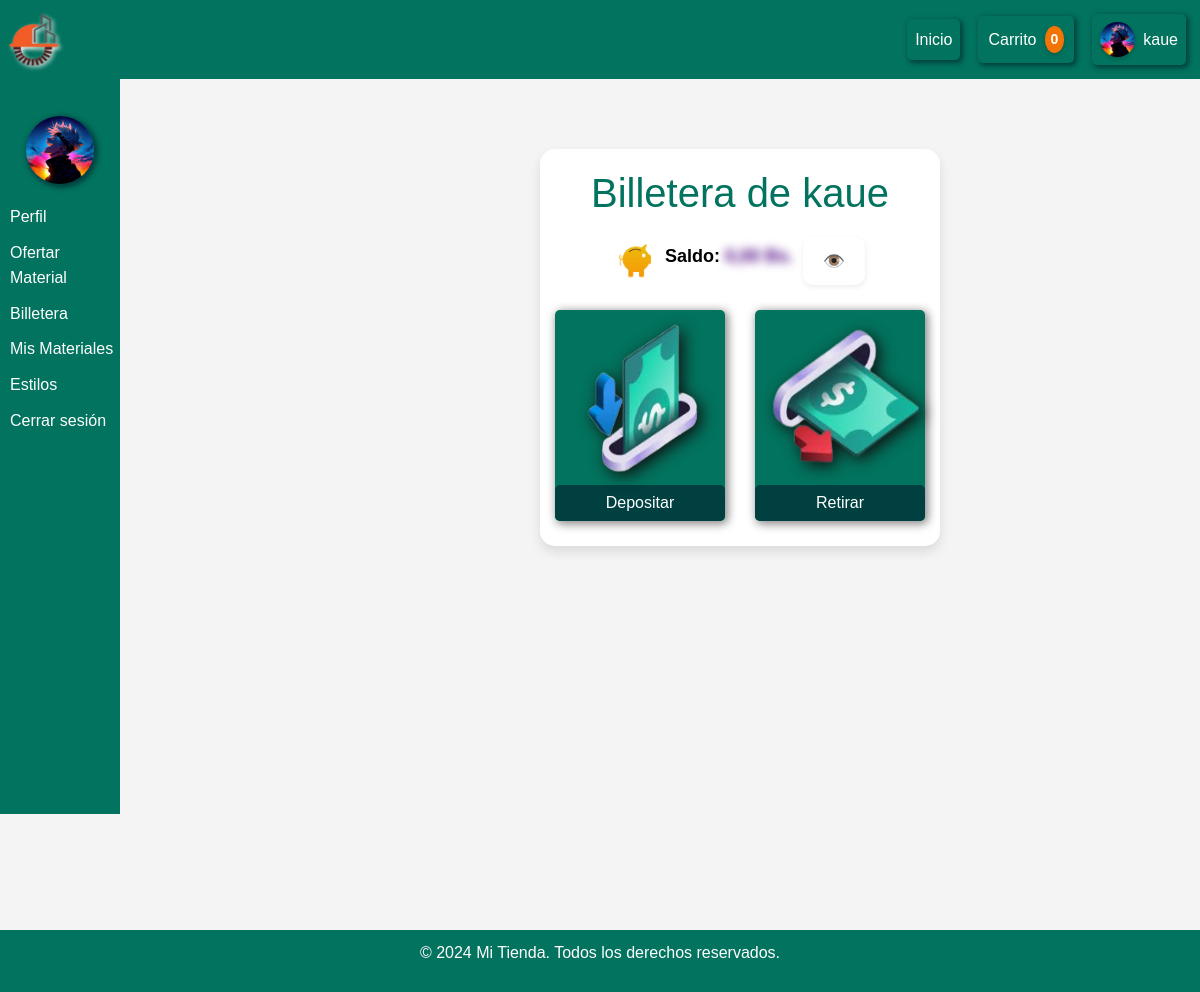
Page /billetera/ (signed in) on the committed database.
### sitioWeb/models.py (models this page shows, shortened)
class Usuario(models.Model):
    idUsuario = models.AutoField(primary_key=True,null= False ,blank=False)  # Identificador único del usuario
    nombre = models.CharField(max_length=100,null= False ,blank=False)  # Nombre del usuario
    contraseña = models.CharField(max_length=100,null= False ,blank=False,default='00000000')  # Contraseña del usuario
    correo = models.EmailField(unique=True,null= False ,blank=False,)  # Correo único
    celular = models.CharField(max_length=15, null=True, blank=True)  # Campo nuevo para celular
    foto = models.ImageField(upload_to='fotos/', blank=True, null=True)  # Foto de perfil
    fecha_creacion = models.DateTimeField(auto_now_add=True)  # Fecha y hora de creación
    estadoUsuario = models.BooleanField(default=True)  # Estado del usuario (habilitado o no)
    billetera = models.DecimalField(max_digits=10, decimal_places=2, default=0)  # Saldo de la billetera, por defecto 0
    class Meta:
        db_table = "Usuarios"
        verbose_name = "Usuario"
        verbose_name_plural = "Usuarios"

### sitioWeb/views.py (the view, shortened to what this page needs)
# urls.py: path('billetera/', billetera_view, name='billetera'),
def billetera_view(request):
    user_id = request.session.get('user_id')
    if not user_id:
        return redirect('login')
    usuario = get_object_or_404(Usuario, idUsuario=user_id)
    carritos = CarritoProducto.objects.filter(usuario=usuario, producto__estado_producto=True)
    cantidad_carrito = carritos.count()
    colores_personalizados = PersonalizarColores.objects.filter(usuario_id=user_id).first()
    config_logo = ConfiguracionLogo.objects.first()
    return render(request, 'billetera.html', {
        'user': usuario,
        'saldo': usuario.billetera,
        'carritos': carritos,
        'cantidad_carrito': cantidad_carrito,
        'is_profile_page': True,
        'config_logo': config_logo,
        'temitas': colores_personalizados,
        'user_id': user_id,
    })

### sitioWeb/templates/billetera.html (shortened to what this page needs)
{% extends 'base.html' %}
{% load static %}
{% block contenidos %}
{% include 'barraPerfil.html' %}
<div class="containerPadre" >
    <div class="containerr">
        <h1>Billetera de {{ user.nombre }}</h1>
        <div class="saldo-container">
               <img id="chanchito-img" src="{% static 'saldoRE.png' %}" alt="Chanchito" width="40" height="40">
               <h2>Saldo: <span id="saldo" class="oculto">{{ user.billetera }} Bs.</span></h2>
               <button id="toggle-saldo" onclick="toggleSaldo()">👁️</button>
        </div>
        <div class="acciones">
            <div class="accion">
                <img src="{% static 'depositar.png' %}" alt="Depositar"  onclick="activarInput('deposito-input')" >
                <button class="accion-btn" onclick="activarInput('deposito-input')">Depositar</button>
            </div>
            <div class="accion">
                <img src="{% static 'retirarRE.png' %}" alt="Retirar"  onclick="activarInput('retiro-input')">
                <button class="accion-btn" onclick="activarInput('retiro-input')">Retirar</button>
            </div>
        </div>
    </div>
</div>
{% endblock %}

### sitioWeb/templates/barraNavegacion.html (shortened to what this page needs)
{% load static %}
<nav class="navbar">
    <div class="logo">
        <a href="{% url 'base' %}">
            {% if config_logo and config_logo.logo %}
                <img src="{{ config_logo.logo.url }}" alt="Logo" class="logo-img">
            {% else %}
                <img src="{% static 'LogoIS_Oficial.png' %}" alt="Logo" class="logo-img">
            {% endif %}
        </a>
    </div>
    <div class="nav-links" id="navLinks">
        <a href="{% url 'base' %}" class="nav-link">Inicio</a>
         <div class="dropdown">
            <button class="dropbtn">Carrito <span id="carrito-contador">{{ cantidad_carrito }}</span></button>
        </div>
                {% if request.session.user_id %}
                <a href="{% url 'perfil' %}" class="nav-link">
                    {% if user.foto %}
                        <img src="{{ user.foto.url }}" alt="Foto de perfil" class="profile-img">
                    {% else %}
                        <img src="{% static 'default-profile.png' %}" alt="Foto de perfil" class="profile-img">
                    {% endif %}
                    {{ user.nombre }}
                </a>
                {% else %}
                    <a href="#" class="nav-link" id="loginBtn">
                        <img src="{% static 'default-profile.png' %}" alt="Perfil" class="profile-img">
                        Iniciar Sesión
                    </a>
                {% endif %}
    </div>
</nav>

### sitioWeb/templates/barraPerfil.html (shortened to what this page needs)
{% load static %}
<link rel="stylesheet" href="{% static 'personalizar.css' %}">
<div class="menu-perfil">
    <img id="previewed" src="{% if user.foto %}{{ user.foto.url }}{% else %}https://via.placeholder.com/150{% endif %}" alt="Foto de Perfil">
    <ul class="lista-perfil">
        <li><a href="{% url 'perfil' %}">Perfil</a></li>
        <li><a href="{% url 'ofertar' %}" class="ofertarMa"> Ofertar Material</a></li>
        <li><a href="{% url 'billetera' %}">Billetera</a></li>
        <li><a href="{% url 'mis_materiales' %}">Mis Materiales</a></li>
        <li><a href="#" id="openVentanaEstilos">Estilos</a></li>
        <li><a href="{% url 'logout' %}" id= "cerrarSesionPerfil" class="logoutS">Cerrar sesión</a></li>
    </ul>
</div>

### sitioWeb/static/styles.css (style rules this page uses)
:root { --primary-color: #02735E; --secondary-color: #014040; --tertiary-color:#F27405; --text-color: #333; --background-color: #f4f4f4; --white: #ffffff; --cancelarColor:#6c757d; --cancelarHover:#495057; --cancelarActive:#5a6268; --eliminarColor:#dc3545; --eliminarHover:#b51e2a; --eliminarActive:#c82333; }
* { margin: 0; padding: 0; box-sizing: border-box; }
body { margin: 0; padding: 0; font-family: Arial, sans-serif; line-height: 1.6; color: var(--text-color); background-color: var(--background-color); padding-bottom: 3em; position: relative; min-height: 100vh; overflow-x: hidden; }

### sitioWeb/static/perfil.css (style rules this page uses)
.menu-perfil { width: 12%; background-color: var(--primary-color); padding-top: 10px; height: calc(100vh - 60px); position: fixed; top: 74px; left: 0; z-index: 1; color: #fff; }
.menu-perfil img { width: 4.25rem; height: 4.25rem; border-radius: 50%; display: block; margin: 0 auto 20px auto; object-fit: cover; box-shadow:2px 2px 5px 2px var(--secondary-color); margin-top: 2rem; }
.lista-perfil { list-style-type: none; padding: 0px; }
.lista-perfil li { margin-bottom: 10px; width: 100%; box-sizing: border-box; }
.lista-perfil li a { color: #fff; text-decoration: none; display: block; padding-left: 10px; width: 100%; box-sizing: border-box; }
.modal-content h3,h2 { color: var(--white); }
.logoutS { text-decoration: none; background-color: var(--primary-color); color: var(--white); }
@media (min-width: 1024px) { .menu-perfil { position: fixed; width: 10%; height: calc(100vh - 60px); left:0; } }

### sitioWeb/static/ofertar.css (style rules this page uses)
h1 { color: var(--secondary-color); text-align: center; margin-bottom: 20px; }

### sitioWeb/static/barraNavegacion.css (style rules this page uses)
.navbar { position: fixed; top: 0%; width: 100%; background-color: var(--primary-color); display: flex; justify-content: space-between; align-items: center; padding: 0.5%; color: var(--white); z-index: 1000; }
.logo-img { width: 60px; height: 60px; filter: drop-shadow(2px 2px 2px white); }
.nav-links { display: flex; gap: 10px; align-items: center; }
.nav-link { display: flex; padding: 0.5rem 0.5rem; margin: 0.5rem; height: auto; background-color: var(--primary-color); box-shadow: 2px 2px 5px 1px var(--secondary-color); border: none; color: var(--white); justify-content: center; align-items: center; text-decoration: none; cursor: pointer; border-radius: 5px; transition: all 0.5s; }
.profile-img { width: 35px; height: 35px; border-radius: 50%; object-fit: cover; margin-right: 8px; box-shadow: 0 2px 4px rgba(0, 0, 0, 0.2); }

### sitioWeb/static/carritoDesplegable.css (style rules this page uses)
.dropdown { position: relative; display: inline-block; }
.dropbtn { background-color: var(--primary-color); color: var(--white); padding: 10px 10px ; font-size: 16px; height: auto; border: none; cursor: pointer; border-radius: 5px; box-shadow: 2px 2px 5px 1px var(--secondary-color); transition: all 0.3s ease; display: flex; align-items: center; justify-content: center; width: 100%; }
.dropdown { position: relative; }
button.dropbtn span { background-color: var(--tertiary-color) !important; color: var(--white) !important; font-weight: bold; font-size: 14px; padding: 2px 6px; border-radius: 50%; margin-left: 8px; margin-right: 0px; box-shadow: 0px 2px 4px rgba(0, 0, 0, 0.2); display: inline-block; }

### sitioWeb/static/productos_usuario.css (style rules this page uses)
h1 { color: var(--secondary-color); text-align: center; margin-bottom: 20px; }

### sitioWeb/static/detalle_producto.css (style rules this page uses)
button { padding: 12px 20px; color: white; border: none; border-radius: 5px; font-size: 16px; cursor: pointer; transition: background-color 0.3s; margin: 10px 0; }

### sitioWeb/static/personalizar.css (style rules this page uses)
button { padding: 10px 20px; font-size: 16px; cursor: pointer; border: none; border-radius: 5px; background-color: var(--tertiary-color); color: white; }

### rows in the picture
Usuario: foto (picture), nombre "kaue", billetera "0,00"

### other values in the picture
{{ cantidad_carrito }} "0"
